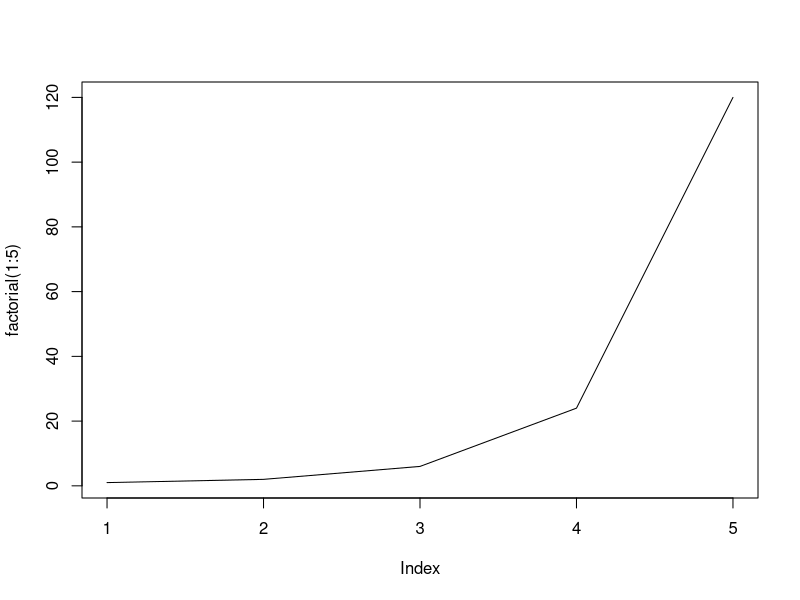
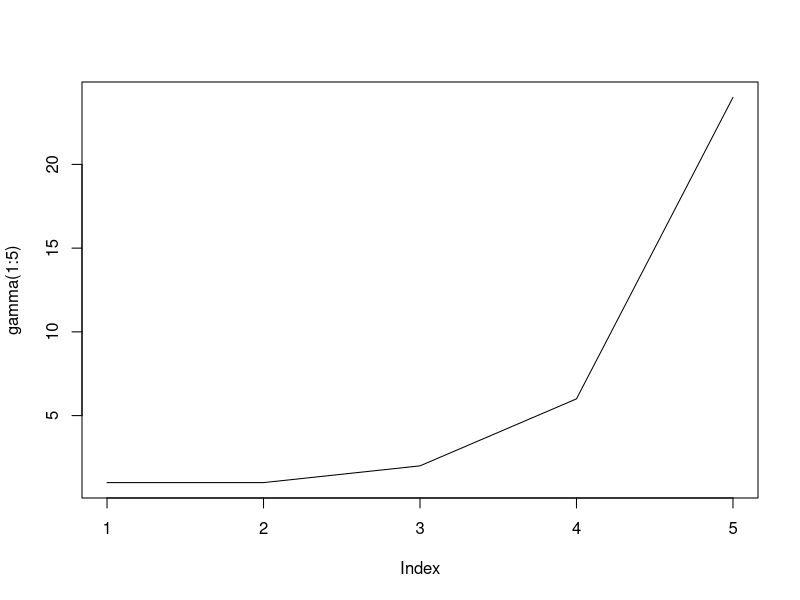

Reproduce these figures in R, in order.
# factorial

n <- 3 # for an n x n matrix
factorial(n) # provides the number of permutations
plot(factorial(1:5), type = "l")
plot(gamma(1:5), type = "l")
